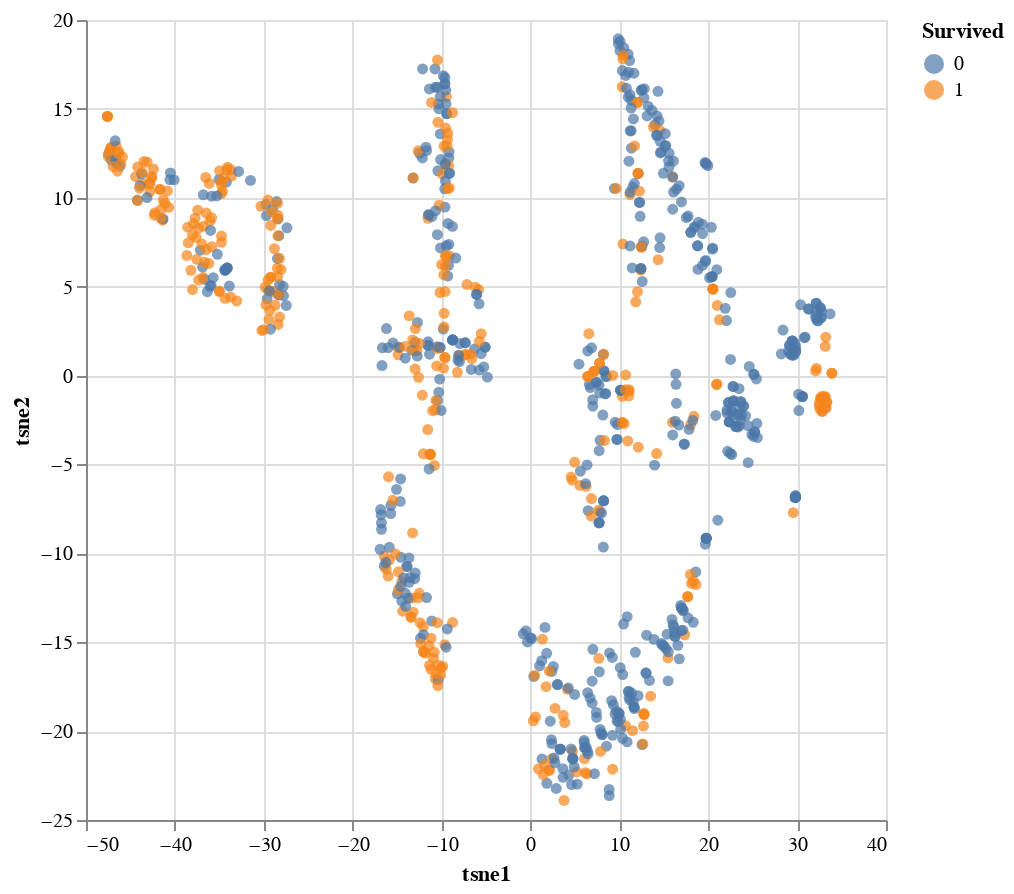

Here is the notebook cell this chart was saved with:
### Code cell
import altair as alt

alt.Chart(df).mark_circle().encode(
    x='tsne1:Q', 
    y='tsne2:Q',
    color='Survived:N',
    #tooltip=['SalePrice', 'OverallQual', 'GrLivArea', 'GarageCars', 'TotalBsmtSF', 'FullBath', 'YearBuilt']
).properties(
    width=400,
    height=400
)

### Figure 1 — Vega-Lite specification as saved in the notebook (floating-point values rounded to 4 significant figures; data arrays with more than 128 entries replaced by an {"elided": "..."} marker saying what was removed)
{"config": {"view": {"continuousWidth": 400, "continuousHeight": 300}}, "data": {"name": "data-c973a4e76c68d133e563a7ea67cff51b"}, "mark": "circle", "encoding": {"color": {"type": "nominal", "field": "Survived"}, "x": {"type": "quantitative", "field": "tsne1"}, "y": {"type": "quantitative", "field": "tsne2"}}, "height": 400, "width": 400, "$schema": "https://vega.github.io/schema/vega-lite/v4.0.0.json", "datasets": {"data-c973a4e76c68d133e563a7ea67cff51b": {"elided": "891 records"}}}
